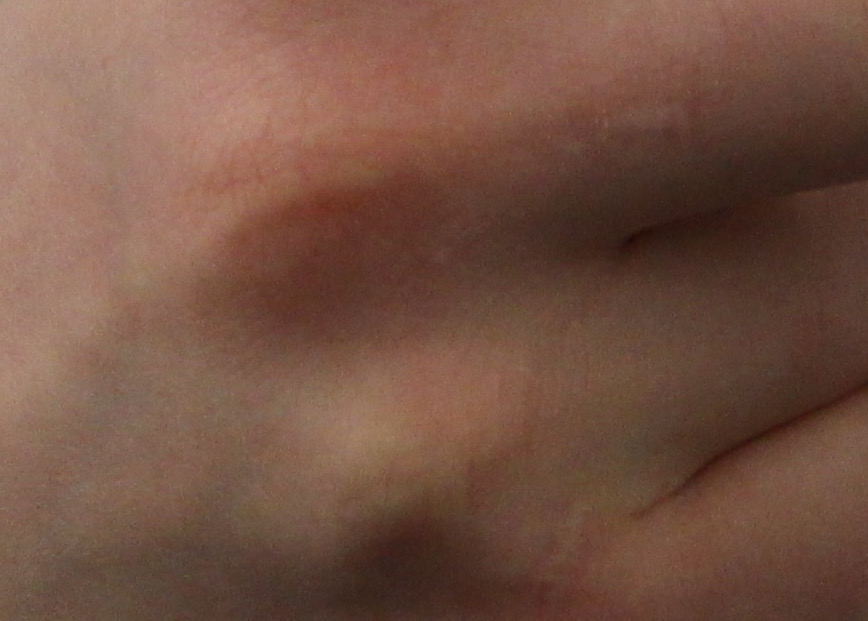
//> input picture skin_detection/hand2.jpg, 868 x 621 px, given in place of the camera
$ ./HandColor   (built with g++ and OpenCV 4)
//> lines starting //> are read from the running program, lines starting //| are printed output that depends on the picture; after the words box and inside, x2 and y2 are one past the last pixel; in counts of white or black regions, pixels touching at a corner belong together

#include<iostream>
#include <opencv2/objdetect/objdetect.hpp>
#include<opencv2/core/core.hpp>
#include<opencv2/highgui/highgui.hpp>
#include<opencv2/imgproc/imgproc.hpp>
//#include<algorithm>

using namespace std;
using namespace cv;

struct BGR {
	uchar b;
	uchar g;
	uchar r;
}
;;

int  handColor(Mat &frame1, VideoCapture &cap1) {
	/** This function is intended to store the color of hand within the rectangle of interest */
	int p;
	Mat frame2;
	Mat preCrop;
	cout << "\n Press Space when ready to caputure hand color...\n";
	Rect handR = Rect(100, 200, 100, 100); //Size of Rectangle
	for (;;) { //Archetypal Capture event
		cap1 >> frame2;
		rectangle(frame2, handR, Scalar(0, 0, 255), 1);
		imshow("Place center of hand here...", frame2);
		if (cvWaitKey(1) == 32) {
			cap1.retrieve(preCrop);
			break;
		};
	}
	cvDestroyWindow("Place center of hand here...");
	rectangle(preCrop, handR, Scalar(0, 0, 255), 1);
	imshow("Test", preCrop);
	Mat croppedImage = preCrop(handR);
	Mat postCrop;
	resize(croppedImage, croppedImage, Size(100,100));

	Rect collection = Rect(5, 5, 92, 92);
	//This Line tests rectangle placement. Ignore. rectangle(croppedImage, collection, Scalar(255, 0, 0), 1);
	imshow("Collected Hand", croppedImage);
	vector<BGR> colors;
	vector<double> colorsAvg;
	for (int y = 0; y < croppedImage.rows; y++)
	{
		for (int x = 0; x < croppedImage.cols; x++)
		{
			// get pixel
			colors.push_back(croppedImage.ptr<BGR>(y)[x]);
		}
	}
			//Determine average color:
	double colorsSum = 0;
	for (int i = 0; i < colors.size(); i++) {
		colorsAvg.push_back(((colors[i].b + colors[i].g + colors[i].r) / 3));
	}
	for (int i = 0; i < colors.size(); i++) {
		colorsSum += colorsAvg[i];
	};
	colorsSum /= colors.size();
	while (1) {
		if (cvWaitKey(1) == 32) {
			cvDestroyWindow("Test");
			cvDestroyWindow("Collected Hand");
			break;
		}
	}


	return colorsSum;
	}

		;

void findSkin(VideoCapture &cap1, int thresher){
	Mat frame3;
	int lo = 20;
	int hi = 20;
	int bins = 25;
	namedWindow("Live Feed", WINDOW_AUTOSIZE);
	createTrackbar("Low thresh", "Live feed", &lo, 255, 0);
	createTrackbar("High thresh", "Live feed", &hi, 255, 0);
	while (1) {
		cap1 >> frame3;
		Mat hsv; Mat hue;
		cvtColor(frame3, hsv, CV_BGR2HSV);
		imshow("Live Feed", frame3);


		MatND hist;
		int h_bins = 30; int s_bins = 32;
		int histSize[] = { h_bins, s_bins };

		float h_range[] = { 0, 179 };
		float s_range[] = { 0, 255 };
		const float* ranges[] = { h_range, s_range };

		int channels[] = { 0, 1 };

		/// Get the Histogram and normalize it
		calcHist(&hsv, 1, channels, Mat(), hist, 2, histSize, ranges, true, false);

		normalize(hist, hist, 0, 255, NORM_MINMAX, -1, Mat());

		/// Get Backprojection
		MatND backproj;
		calcBackProject(&hsv, 1, channels, hist, backproj, ranges, 1, true);
		Size a(5, 5);
		Mat disc;
		disc = getStructuringElement(MORPH_ELLIPSE, a);
		filter2D(backproj, disc, -1, backproj);
		Mat finalOut1;
		threshold(backproj, finalOut1, thresher, 255, 0);
		erode(finalOut1, finalOut1, Mat(), Point(-1, -1), 2);
		dilate(finalOut1, finalOut1, Mat(), Point(-1, -1), 2);
		const Mat *n3;
		n3 = new Mat[3];
		// [5 lines of commented-out code are left out]
		imshow("BackProj", finalOut1);
		if (cvWaitKey(1) == 32) {
			break;
		}
	}

	}


int main() {
	bool x=1;
	VideoCapture cap(0);
	char k;
	//set up
	cvStartWindowThread(); //Prepares for later Window Destruction
	Mat frame;
	for (;;){

		cap >> frame; // get a new frame from camera
//> frame is the input picture: 621 rows x 868 cols, CV_8UC3; mean B, G, R 67.7, 82.8, 117.5
		imshow("Video", frame);
		if (cvWaitKey(30) == 32) {
//> the Esc key is pressed
			cvDestroyWindow("Video");
			break;
		}
	}
		int j = handColor(frame,cap);
//> in handColor, `rectangle(frame2, handR, Scalar(0, 0, 255), 1);`:
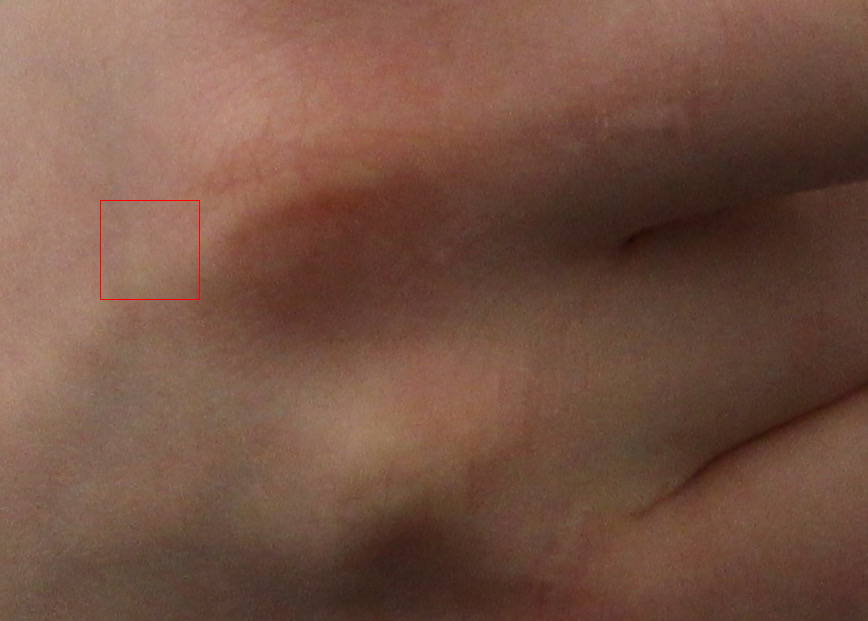
//> frame2: 621 rows x 868 cols, CV_8UC3; 0.07% of pixels changed, all inside (x1, y1, x2, y2) = (100, 200, 200, 300)
//> the Esc key is pressed
//> in handColor, `imshow("Collected Hand", croppedImage);`:
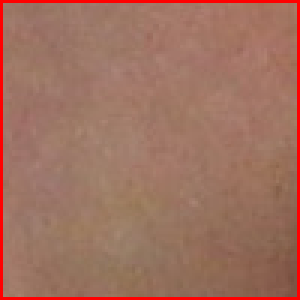
//> window 'Collected Hand': 100 rows x 100 cols, CV_8UC3 (shown 3 times larger); mean B, G, R 95.2, 112.2, 159.8
//> the Esc key is pressed
//> j = 122
		findSkin(cap, j);
//> in findSkin, `cvtColor(frame3, hsv, CV_BGR2HSV);`: hsv: 621 rows x 868 cols, CV_8UC3; mean H, S, V 9.1, 111.8, 117.5
//> in findSkin, `normalize(hist, hist, 0, 255, NORM_MINMAX, -1, Mat());`: hist: 30 rows x 32 cols, CV_32FC1; min 0, max 255, mean 1.7
//> in findSkin, `calcBackProject(&hsv, 1, channels, hist, backproj, ranges, 1, true);`:
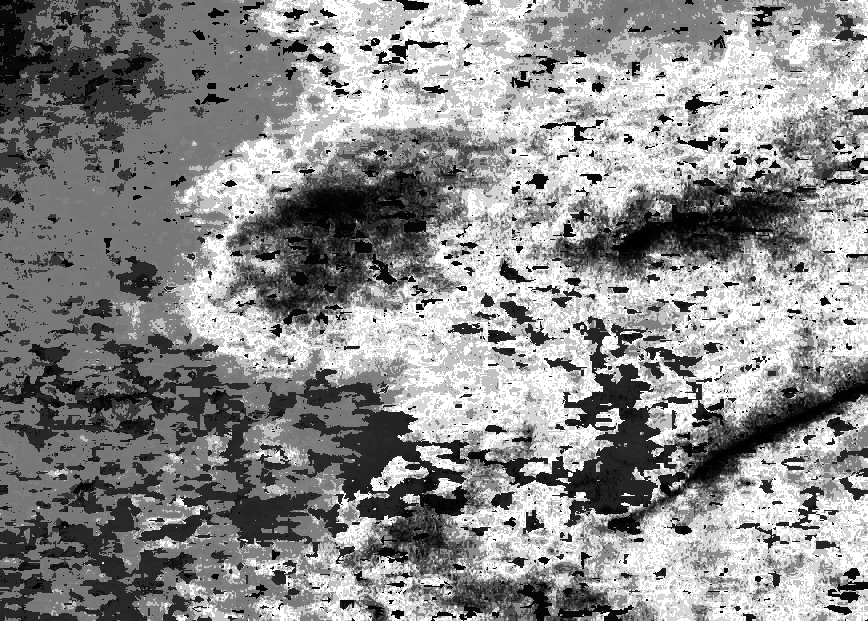
//> backproj: 621 rows x 868 cols, CV_8UC1; min 0, max 255, mean 138.8
//> in findSkin, `filter2D(backproj, disc, -1, backproj);`: disc: 621 rows x 868 cols, CV_8UC1; every value is 0
//> in findSkin, `threshold(backproj, finalOut1, thresher, 255, 0);`:
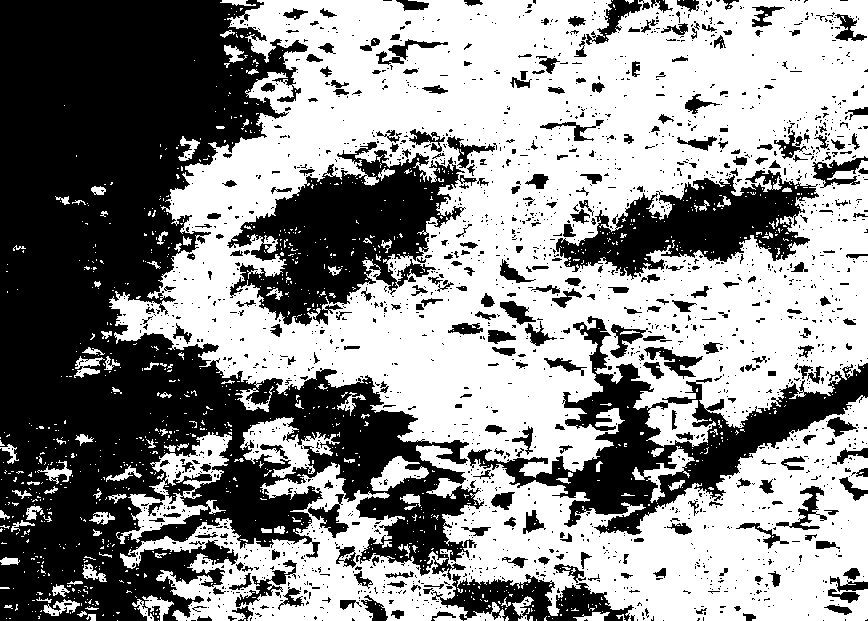
//> finalOut1: 621 rows x 868 cols, CV_8UC1; 55.8% white; 2100 black regions (1783 under 20 px), largest, box (x1, y1, x2, y2) and area: (0, 0, 484, 621) 144273, (227, 142, 477, 326) 20711, (467, 316, 868, 535) 20643
//> in findSkin, `erode(finalOut1, finalOut1, Mat(), Point(-1, -1), 2);`:
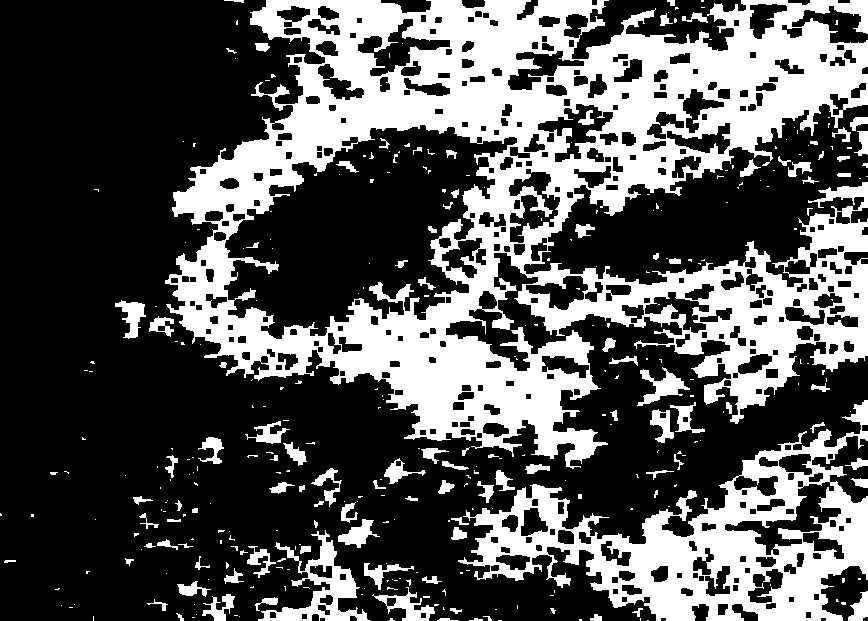
//> finalOut1: 621 rows x 868 cols, CV_8UC1; 33.6% white; 352 white regions (243 under 20 px), largest, box (x1, y1, x2, y2) and area: (165, 0, 868, 469) 133880, (458, 400, 868, 621) 29518, (258, 530, 370, 621) 2948
//> in findSkin, `dilate(finalOut1, finalOut1, Mat(), Point(-1, -1), 2);`:
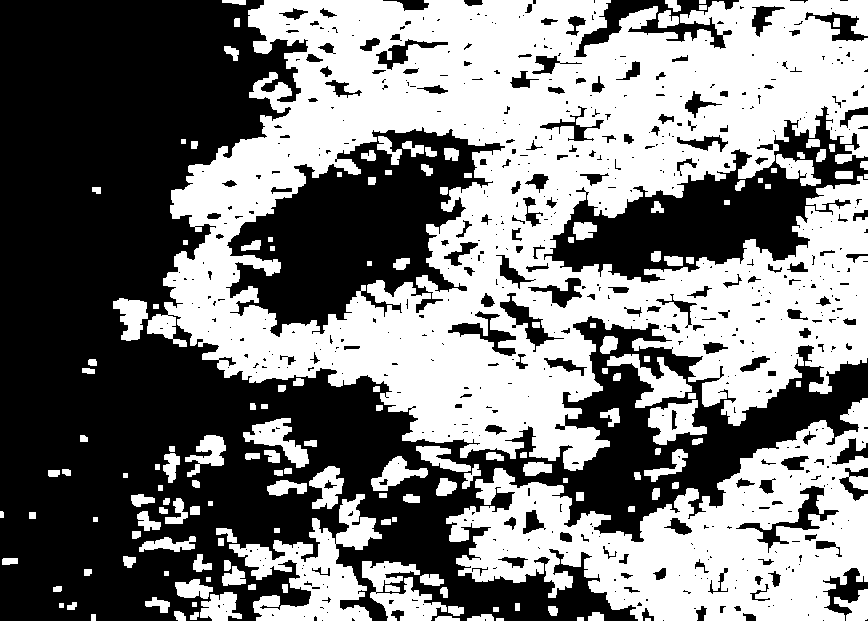
//> finalOut1: 621 rows x 868 cols, CV_8UC1; 48.9% white; 159 white regions (1 under 20 px), largest, box (x1, y1, x2, y2) and area: (147, 0, 868, 471) 184918, (446, 398, 868, 621) 43766, (229, 494, 382, 621) 7823
//> the Esc key is pressed

return 0;
}
